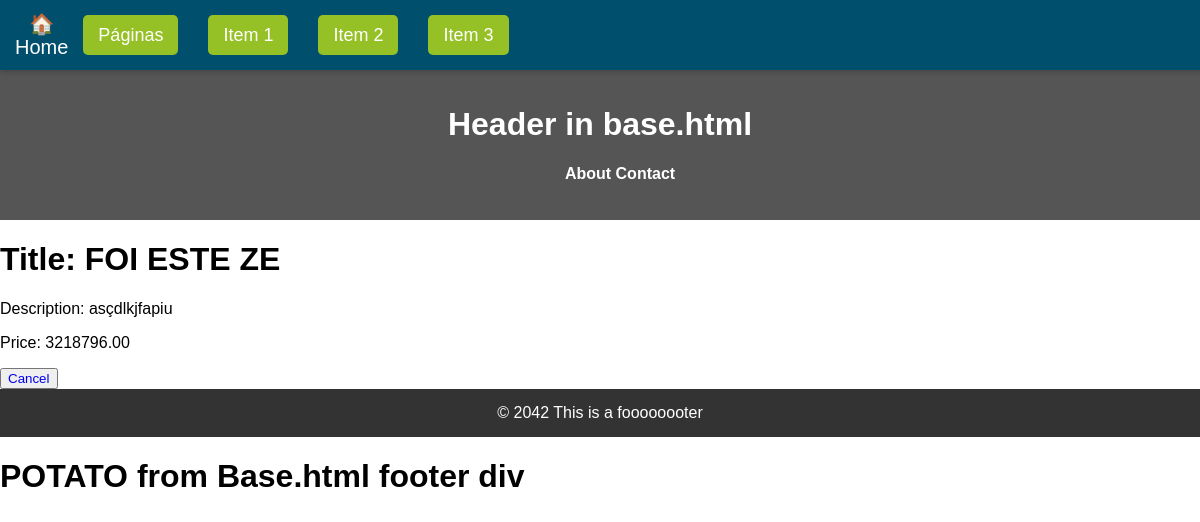
The app's page /productlist/productdetail/13/ with its own data.
### products/models.py (models this page shows, shortened)
class Product(models.Model):
    title       = models.CharField(max_length=120) #max_length is required
    description = models.TextField(blank=True, null=True)
    price       = models.DecimalField(max_digits=1000 ,decimal_places=2)
    summary     = models.TextField(blank=False, null=False)
    featured    = models.BooleanField(default=True) #I can set null=True default=True

### products/views.py (the view)
# urls.py: path('productdetail/<int:my_id>/', product_detail_view, name='productDetail'),
def product_detail_view(request, my_id):
    obj = get_object_or_404(Product, id=my_id) #This one is best one for this case
    context = {
        'object': obj
        }
    return render(request, 'products/product_detail.html', context)

### templates/products/product_detail.html
{% extends 'base.html' %}
{% block content %}
    <h1>Title: {{ object.title }} </h1>
    <p>Description: {{ object.description }} </p>
    <p>Price: {{ object.price }} </p>
    <button>
    <a style="text-decoration: none;" href="../../"> Cancel </a>
    </button>
{% endblock content %}

### templates/base.html (style rules this page uses)
body { padding-top: 70px; font-family: Verdana, Geneva, Tahoma, sans-serif }

### templates/navbar.html (style rules this page uses)
body { margin: 0; font-family:Verdana, Geneva, Tahoma, sans-serif; }

### records on screen
Product: title "FOI ESTE ZE", description "asçdlkjfapiu", price "3218796.00"
